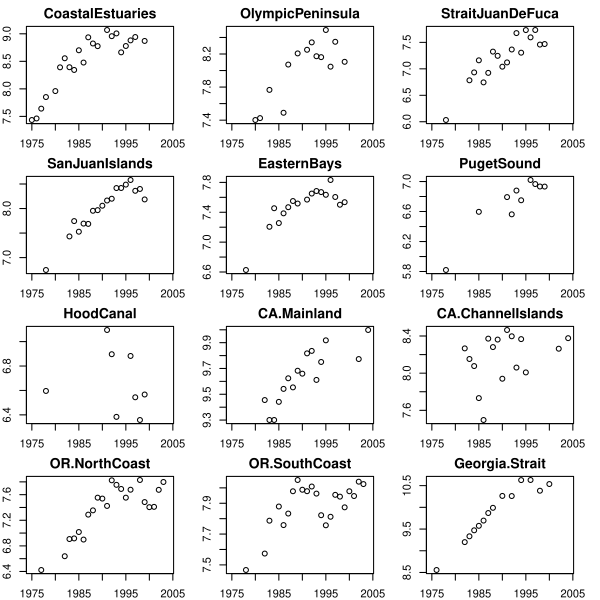

R code for this plot:
###################################################
### code chunk number 10: Cs02_fig1
###################################################
par(mfrow = c(4, 3), mar = c(2, 2, 2, 2))
for (i in 2:dim(harborSeal)[2]) {
  plot(years, harborSeal[, i], xlab = "", ylab = "", 
       main = colnames(harborSeal)[i])
}
